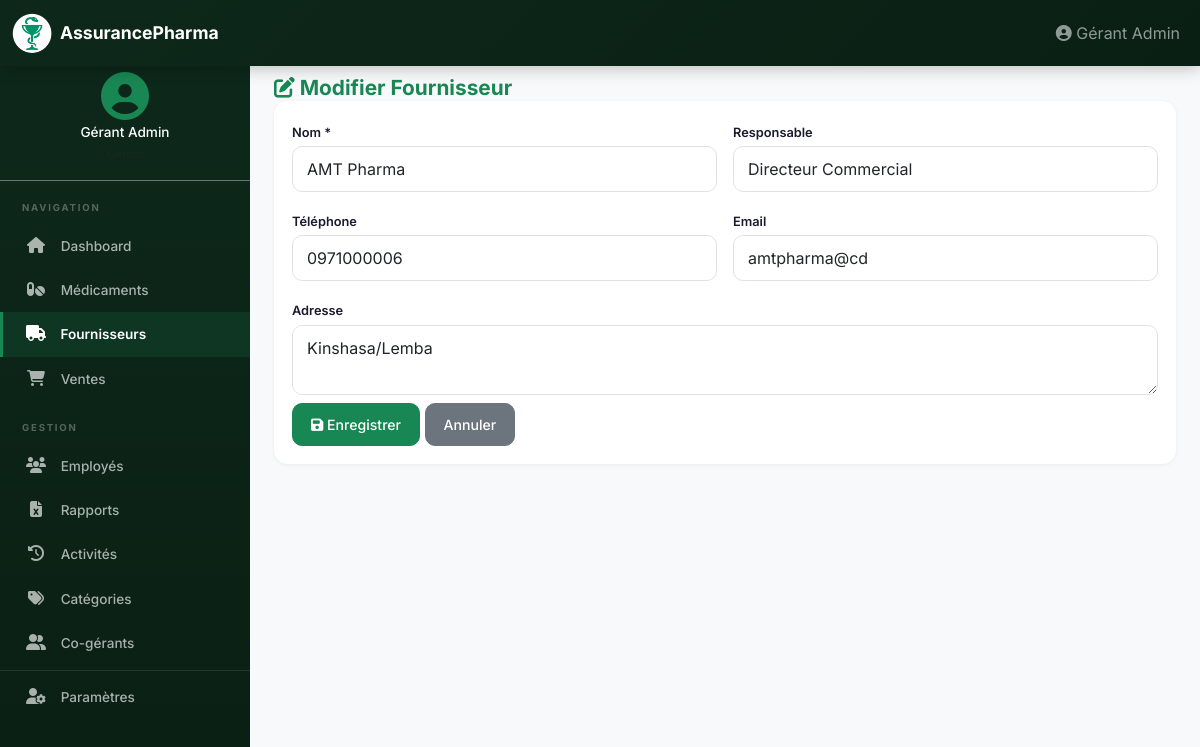
The page /suppliers/1/edit (signed in) on the database its author committed.
### app/models/__init__.py (models this page shows, shortened)
class User(UserMixin, db.Model):
    __tablename__ = 'users'
    id = db.Column(db.Integer, primary_key=True)
    email = db.Column(db.String(120), unique=True, nullable=False, index=True)
    nom = db.Column(db.String(100), nullable=False)
    prenom = db.Column(db.String(100), nullable=False)
    password_hash = db.Column(db.String(200), nullable=False)
    role = db.Column(db.String(20), default='gerant', nullable=False)
    actif = db.Column(db.Boolean, default=True)
    created_at = db.Column(db.DateTime, default=datetime.utcnow)
    parent_id = db.Column(db.Integer, db.ForeignKey('users.id'))
    @property
    def effective_gerant_id(self):
        return self.parent_id or self.id
    medicines = db.relationship('Medicine', backref='gerant', lazy=True)
    suppliers = db.relationship('Supplier', backref='gerant', lazy=True)
    employees = db.relationship('Employee', backref='gerant', lazy=True)
    activities = db.relationship('Activity', backref='user', lazy=True)
    categories = db.relationship('Category', backref='gerant', lazy=True)
    photo = db.Column(db.String(255))

class Supplier(db.Model):
    __tablename__ = 'suppliers'
    id = db.Column(db.Integer, primary_key=True)
    nom = db.Column(db.String(150), nullable=False, index=True)
    telephone = db.Column(db.String(20))
    email = db.Column(db.String(120))
    adresse = db.Column(db.Text)
    responsable = db.Column(db.String(150))
    gerant_id = db.Column(db.Integer, db.ForeignKey('users.id'), nullable=False)
    created_at = db.Column(db.DateTime, default=datetime.utcnow)
    updated_at = db.Column(db.DateTime, default=datetime.utcnow, onupdate=datetime.utcnow)

### app/routes/suppliers.py (the view, shortened to what this page needs)
@suppliers_bp.route('/<int:supplier_id>/edit', methods=['GET', 'POST'])
@login_required
@gerant_required
def edit_supplier(supplier_id):
    supplier = Supplier.query.get_or_404(supplier_id)
    if supplier.gerant_id != current_user.effective_gerant_id:
        flash("Non autorisé", 'error')
        return redirect(url_for('suppliers.list_suppliers'))
    return render_template('suppliers/form.html', supplier=supplier)

### app/models/__init__.py (called while the page is built)
@login_manager.user_loader
def load_user(user_id):
    if user_id.startswith('E'):
        return Employee.query.get(int(user_id[1:]))
    return User.query.get(int(user_id))

### app/templates/suppliers/form.html (shortened to what this page needs)
{% extends "base.html" %}
{% block content %}
<div class="fade-in">
  <h1 class="page-title">
    <i class="fas fa-{% if supplier %}edit{% else %}plus{% endif %}"></i>
    {% if supplier %}Modifier{% else %}Nouveau{% endif %} Fournisseur
  </h1>
  <div class="card">
    <div class="card-body">
      <form method="POST">
        <div class="row g-2 g-md-3">
          <div class="col-12 col-md-6">
            <label class="form-label">Nom *</label>
            <input type="text" class="form-control" name="nom" value="{{ supplier.nom if supplier else '' }}" required />
          </div>
          <div class="col-12 col-md-6">
            <label class="form-label">Responsable</label>
            <input type="text" class="form-control" name="responsable" value="{{ supplier.responsable if supplier else '' }}" />
          </div>
          <div class="col-6 col-md-6">
            <label class="form-label">Téléphone</label>
            <input type="text" class="form-control" name="telephone" value="{{ supplier.telephone if supplier else '' }}" />
          </div>
          <div class="col-6 col-md-6">
            <label class="form-label">Email</label>
            <input type="email" class="form-control" name="email" value="{{ supplier.email if supplier else '' }}" />
          </div>
          <div class="col-12">
            <label class="form-label">Adresse</label>
            <textarea class="form-control" name="adresse" rows="2">{{ supplier.adresse if supplier else '' }}</textarea>
          </div>
          <div class="col-12 mt-2">
            <button type="submit" class="btn btn-primary">
              <i class="fas fa-{% if supplier %}save{% else %}plus{% endif %}"></i>
              {% if supplier %}Enregistrer{% else %}Créer{% endif %}
            </button>
            <a href="{{ url_for('suppliers.list_suppliers') }}" class="btn btn-secondary">Annuler</a>
          </div>
        </div>
      </form>
    </div>
  </div>
</div>
{% endblock %}

### app/templates/base.html (shortened to what this page needs)
<!doctype html>
<html lang="fr">
  <head>
    <link href="https://cdn.jsdelivr.net/npm/bootstrap@5.3.0/dist/css/bootstrap.min.css" rel="stylesheet" />
    <link rel="stylesheet" href="https://cdnjs.cloudflare.com/ajax/libs/font-awesome/6.5.0/css/all.min.css" />
    <link rel="stylesheet" href="{{ url_for('static', filename='css/style.css') }}" />
  </head>
  <body>
    <nav class="navbar navbar-expand-lg navbar-dark bg-primary fixed-top">
      <div class="container-fluid">
        <span class="navbar-brand">
          <img src="{{ url_for('static', filename='icons/Coupe_Hygie2.png') }}" alt="Logo" class="logo-img">
          <span class="brand-text">AssurancePharma</span>
        </span>
        <div class="collapse navbar-collapse" id="navbarNav">
          <ul class="navbar-nav ms-auto align-items-center">
            {% if current_user.is_authenticated %}
            <li class="nav-item">
              <span class="nav-link" style="cursor:default">
                <i class="fas fa-user-circle"></i>
                <span class="d-none d-md-inline">{{ current_user.prenom }} {{ current_user.nom }}</span>
              </span>
            </li>
            {% endif %}
          </ul>
        </div>
      </div>
    </nav>
    {% if current_user.is_authenticated %}
    <div class="app-layout">
      <div class="sidebar desktop-only">
        <div class="sidebar-user text-center py-3 border-bottom border-secondary">
          {% if current_user.photo %}
          <img src="{{ url_for('static', filename='uploads/' + current_user.photo) }}" alt="Photo" class="rounded-circle mb-1" style="width:50px;height:50px;object-fit:cover;border:2px solid var(--primary);">
          {% else %}
          <i class="fas fa-user-circle fa-3x mb-1" style="color:var(--primary);"></i>
          {% endif %}
          <h6 class="text-white mb-0" style="font-size:0.85rem;">{{ current_user.prenom }} {{ current_user.nom }}</h6>
          <small class="text-muted" style="font-size:0.7rem;">
          </small>
        </div>
        <div class="sidebar-section">Navigation</div>
        {% if current_user.role is defined and current_user.role in ('gerant', 'co-gerant') %}
        <a class="nav-link {% if request.endpoint == 'dashboard.index' %}active{% endif %}" href="{{ url_for('dashboard.index') }}"><i class="fas fa-home"></i> Dashboard</a>
        <a class="nav-link {% if request.endpoint and request.endpoint.startswith('medicines.') %}active{% endif %}" href="{{ url_for('medicines.list_medicines') }}"><i class="fas fa-pills"></i> Médicaments</a>
        <a class="nav-link {% if request.endpoint and request.endpoint.startswith('suppliers.') %}active{% endif %}" href="{{ url_for('suppliers.list_suppliers') }}"><i class="fas fa-truck"></i> Fournisseurs</a>
        <a class="nav-link {% if request.endpoint and request.endpoint.startswith('sales.') %}active{% endif %}" href="{{ url_for('sales.list_sales') }}"><i class="fas fa-shopping-cart"></i> Ventes</a>
        <div class="sidebar-section">Gestion</div>
        <a class="nav-link {% if request.endpoint and request.endpoint.startswith('employees.') %}active{% endif %}" href="{{ url_for('employees.list_employees') }}"><i class="fas fa-users"></i> Employés</a>
        <a class="nav-link {% if request.endpoint and request.endpoint.startswith('reports.') %}active{% endif %}" href="{{ url_for('reports.index') }}"><i class="fas fa-file-excel"></i> Rapports</a>
        <a class="nav-link {% if request.endpoint and request.endpoint.startswith('activities.') %}active{% endif %}" href="{{ url_for('activities.list_activities') }}"><i class="fas fa-history"></i> Activités</a>
        <a class="nav-link {% if request.endpoint and request.endpoint.startswith('categories.') %}active{% endif %}" href="{{ url_for('categories.list_categories') }}"><i class="fas fa-tags"></i> Catégories</a>
        {% if current_user.role == 'gerant' %}
        <a class="nav-link {% if request.endpoint and 'co_gerant' in request.endpoint %}active{% endif %}" href="{{ url_for('auth.list_co_gerants') }}"><i class="fas fa-user-friends"></i> Co-gérants</a>
        {% endif %}
        <hr class="border-secondary my-1">
        <a class="nav-link {% if request.endpoint == 'auth.profil' %}active{% endif %}" href="{{ url_for('auth.profil') }}"><i class="fas fa-user-cog"></i> Paramètres</a>
        {% endif %}
      </div>
      <div class="main-content">
    {% else %}
    <div class="container-fluid px-0">
    {% endif %}
      {% block content %}{% endblock %}
    {% if current_user.is_authenticated %}
      </div>
    </div>
    {% else %}
    </div>
    {% endif %}
  </body>
</html>

### app/static/css/style.css (style rules this page uses)
:root { --primary: #198754; --primary-dark: #146c43; --primary-light: #d1e7dd; --primary-glow: rgba(25, 135, 84, 0.15); --secondary: #6c757d; --success: #198754; --warning: #ffc107; --danger: #dc3545; --info: #0dcaf0; --dark: #1a1a2e; --gray-100: #f8f9fa; --gray-200: #e9ecef; --gray-300: #dee2e6; --gray-600: #6c757d; --sidebar-width: 250px; --nav-height: 56px; --radius: 14px; --radius-sm: 10px; --shadow: 0 1px 4px rgba(0,0,0,0.06); --shadow-lg: 0 4px 20px rgba(0,0,0,0.1); }
* { box-sizing: border-box; }
body { padding-top: var(--nav-height); font-family: "Inter", "Segoe UI", Tahoma, Geneva, Verdana, sans-serif; background-color: var(--gray-100); color: var(--dark); min-height: 100vh; -webkit-font-smoothing: antialiased; }
.brand-text { font-weight: 700; font-size: 1.1rem; }
.logo-img { width: 40px; height: 40px; border-radius: 50%; object-fit: contain; margin-right: 8px; vertical-align: middle; }
.logo-img { width: 40px; height: 40px; border-radius:50%; object-fit: contain; margin-right: 8px; vertical-align: middle; }
.page-title { font-weight: 700; margin-bottom: 0; font-size: 1.3rem; color: var(--primary); }
.app-layout { display: flex; min-height: calc(100vh - var(--nav-height)); background: var(--gray-100); }
.sidebar { width: var(--sidebar-width); background: linear-gradient(180deg, #0d281a 0%, #0a1f13 100%); flex-shrink: 0; padding-top: 0; position: sticky; top: var(--nav-height); height: calc(100vh - var(--nav-height)); overflow-y: auto; z-index: 100; }
.sidebar .nav-link { color: rgba(255, 255, 255, 0.65); padding: 12px 22px; border-radius: 0; transition: all 0.2s; border-left: 3px solid transparent; font-size: 0.85rem; font-weight: 500; }
.sidebar .nav-link.active { color: white; background: rgba(25, 135, 84, 0.18); border-left-color: var(--primary); font-weight: 600; }
.sidebar .nav-link i { width: 22px; margin-right: 10px; text-align: center; font-size: 1rem; }
.sidebar .sidebar-section { color: rgba(255,255,255,0.3); font-size: 0.6rem; text-transform: uppercase; letter-spacing: 1.8px; padding: 20px 22px 8px; font-weight: 700; }
.sidebar-user { padding: 18px 20px 14px; }
.main-content { flex: 1; padding: 20px 24px; overflow-x: hidden; width: 100%; }
.navbar-dark.bg-primary { background: linear-gradient(135deg, #0d281a 0%, #0a1f13 100%) !important; box-shadow: 0 2px 16px rgba(0, 0, 0, 0.25); }
.navbar-brand { font-weight: 700; display: flex; align-items: center; }
.card { border: none; border-radius: var(--radius); box-shadow: var(--shadow); transition: box-shadow 0.3s, transform 0.2s; margin-bottom: 1rem; overflow: hidden; }
.card-body { padding: 18px; }
.btn { border-radius: 10px; font-weight: 500; padding: 10px 18px; font-size: 0.88rem; transition: all 0.2s; }
.btn-primary { background-color: var(--primary); border-color: var(--primary); }
.form-control, .form-select { border-radius: var(--radius-sm); border: 1px solid var(--gray-300); padding: 10px 14px; font-size: 16px; transition: border-color 0.2s, box-shadow 0.2s; }
.form-label { font-weight: 600; color: var(--dark); margin-bottom: 4px; font-size: 0.8rem; }
.fade-in { animation: fadeIn 0.3s ease-out; }
.bg-primary { background-color: var(--primary) !important; }

### rows shown on the page
User: prenom "Gérant", nom "Admin"
Supplier: nom "AMT Pharma", responsable "Directeur Commercial", telephone "0971000006", email "amtpharma@cd", adresse "Kinshasa/Lemba"
